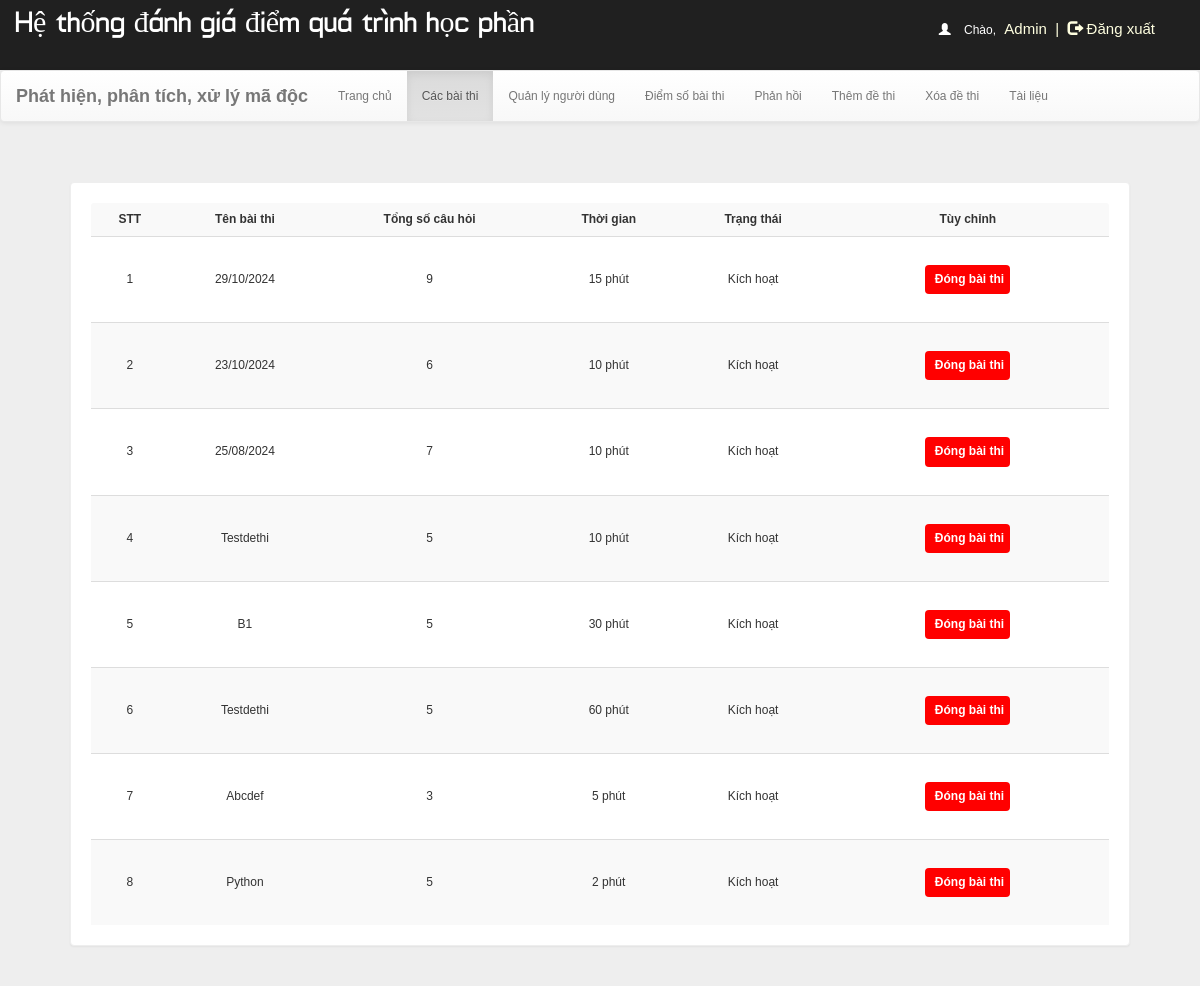
Screenshot of /dash.php?q=7 (signed in) with the database file from the repository.
### tables this page shows
CREATE TABLE `quiz` (
  `id` int(11) NOT NULL,
  `eid` text DEFAULT NULL,
  `title` varchar(100) DEFAULT NULL,
  `total` int(11) DEFAULT NULL,
  `choicequestion` int(11) DEFAULT NULL,
  `fillquestion` int(11) DEFAULT NULL,
  `time` bigint(20) DEFAULT NULL,
  `date` timestamp NOT NULL DEFAULT current_timestamp() ON UPDATE current_timestamp(),
  `status` varchar(10) DEFAULT NULL
);

### dash.php (the view, shortened to what this page needs)
 <!DOCTYPE html PUBLIC "-//W3C//DTD XHTML 1.0 Transitional//EN" "http://www.w3.org/TR/xhtml1/DTD/xhtml1-transitional.dtd">
<html xmlns="http://www.w3.org/1999/xhtml">
<head>
    <link  rel="stylesheet" href="css/bootstrap.min.css"/>
    <link  rel="stylesheet" href="css/bootstrap-theme.min.css"/>
    <link rel="stylesheet" href="css/main.css">
    <link  rel="stylesheet" href="css/font.css">
   </head>
   <body  style="background:#eee;">
    <body  style="background:#eee;">
        <div class="header">
            <div class="row">
                <div class="col-lg-6">
                    <span class="logo">Hệ thống đánh giá điểm quá trình học phần</span>
                </div>
                <?php
                    include_once 'dbConnection.php';
                    if (!(isset($_SESSION['username']))  || ($_SESSION['key']) != '54585c506829293a2d4c3b68543b316e2e7a2d277858545a36362e5f39') {
                        session_destroy();
                        header("location:index.php");
                    } else {
                        $name     = $_SESSION['name'];
                        echo '<span class="pull-right top title1" ><span style="color:white"><span class="glyphicon glyphicon-user" aria-hidden="true"></span>&nbsp;&nbsp;&nbsp;&nbsp;Chào,</span> <span class="log log1" style="color:lightyellow">' . $name . '&nbsp;&nbsp;|&nbsp;&nbsp;<a href="logout.php?q=account.php" style="color:lightyellow"><span class="glyphicon glyphicon-log-out" aria-hidden="true"></span>&nbsp;Đăng xuất</button></a></span>';
                    }
                    ?>
                </div>
            </div>
                <nav class="navbar navbar-default title1">
                  <div class="container-fluid">
                    <div class="navbar-header">
                    <a class="navbar-brand" href="dash.php?q=0"><b>Phát hiện, phân tích, xử lý mã độc</b></a>
                </div>
                <div class="collapse navbar-collapse" id="bs-example-navbar-collapse-1">
                    <ul class="nav navbar-nav">
                        <li <?php
                        if (@$_GET['q'] == 0)
                            echo 'class="active"';
                            ?>><a href="dash.php?q=0">Trang chủ<span class="sr-only"></span></a>
                        </li>
                    <li <?php
                    if (@$_GET['q'] == 7)
                        echo 'class="active"';
                    ?>><a href="dash.php?q=7">Các bài thi<span class="sr-only"></span></a></li>
                    <li <?php
                    if (@$_GET['q'] == 1)
                        echo 'class="active"';
                    ?>><a href="dash.php?q=1">Quản lý người dùng</a></li>
                    <li <?php
                    if (@$_GET['q'] == 2)
                        echo 'class="active"';
                    ?>><a href="dash.php?q=2">Điểm số bài thi</a></li>
                    <li <?php
                    if (@$_GET['q'] == 3)
                        echo 'class="active"';
                    ?>><a href="dash.php?q=3">Phản hồi</a></li>
                    <li <?php
                    if (@$_GET['q'] == 4)
                        echo 'class="active"';
                    ?>><a href="dash.php?q=4">Thêm đề thi</a></li>
                    <li <?php
                    if (@$_GET['q'] == 5)
                        echo 'class="active"';
                    ?>><a href="dash.php?q=5">Xóa đề thi</a></li>
                    <li <?php
                    if (@$_GET['q'] == 6)
                        echo 'class="active"';
                    ?>><a href="dash.php?q=6">Tài liệu</a></li>
                </ul>
            </div>
        </div>
    </nav>
    <div class="container">
        <div class="row">
            <div class="col-md-12">
                <?php
                if (@$_GET['q'] == 7) {
                    $result = mysqli_query($con, "SELECT * FROM quiz ORDER BY date DESC") or die('Error');
                    echo '<div class="panel"><table class="table table-striped title1"  style="vertical-align:middle">
                    <tr style="text-align: center">
                    <td style="vertical-align:middle"><b>STT</b></td>
                    <td style="vertical-align:middle"><b>Tên bài thi</b></td>
                    <td style="vertical-align:middle"><b>Tổng số câu hỏi</b></td>
                    <td style="vertical-align:middle"><b>Thời gian</b></td>
                    <td style="vertical-align:middle"><b>Trạng thái</b></td>
                    <td style="vertical-align:middle"><b>Tùy chỉnh</b></td>
                    </tr>';
                    $c = 1;
                    while ($row = mysqli_fetch_array($result)) {
                        $title   = $row['title'];
                        $total   = $row['total'];
                        $time    = $row['time'];
                        $eid     = $row['eid'];
                        $status  = $row['status'];
                        if ($status == "enabled") {
                            echo '<tr style="text-align: center">
                            <td style="vertical-align:middle">' . $c++ . '</td>
                            <td style="vertical-align:middle">' . $title . '</td>
                            <td style="vertical-align:middle">' . $total . '</td>
                            <td style="vertical-align:middle">' . $time . '&nbsp;phút</td>
                            <td style="vertical-align:middle">Kích hoạt</td>
                            <td style="vertical-align:middle"><b><a href="update.php?deidquiz=' . $eid . '" class="btn logb" style="color:#FFFFFF;background:#ff0000;font-size:12px;padding:5px;">&nbsp;<span><b>Đóng bài thi</b></span></a></b></td></tr>';
                        }
                    }
                }
                ?>
            </div>
        </div>
    </div>
    </body>
    </html>

### css/main.css (style rules this page uses)
body { overflow-x:hidden;width:100%;font: 12px "Century Gothic", "Times Roman", sans-serif;background:#eee;min-height:550px;background-attachment:fixed; }
.panel { border-color:#eee;margin:40px;padding:20px;font: 15px "Century Gothic", "Times Roman", sans-serif; }
.header { background:#202020;height:70px; }
.logo { font-family:'typo';font-size: 30px;color:#ffffff;margin:15px; }
.title1 { font: 12px "Century Gothic", "Times Roman", sans-serif; }
.logb { color:#FFFFFF;background:#0000ff;font-size:15px;margin:20px;padding:8px; }
.top { margin-top:20px; }
.log1 { font: 15px 'Ubuntu', sans-serif;color:#0000ff;margin-left:10px; }
.log { margin:10px;margin-right:60px;margin-left:5px;color:#ffffb3;text-decoration:none;font-size:20px;font-size:15px; }

### rows the page displays
quiz: title "29/10/2024", total "9", time "15"
quiz: title "23/10/2024", total "6", time "10"
quiz: title "25/08/2024", total "7", time "10"
quiz: title "Testdethi", total "5", time "10"
quiz: title "B1", total "5", time "30"
quiz: title "Testdethi", total "5", time "60"
quiz: title "Abcdef", total "3", time "5"
quiz: title "Python", total "5", time "2"

### other values shown
$name "Admin"
